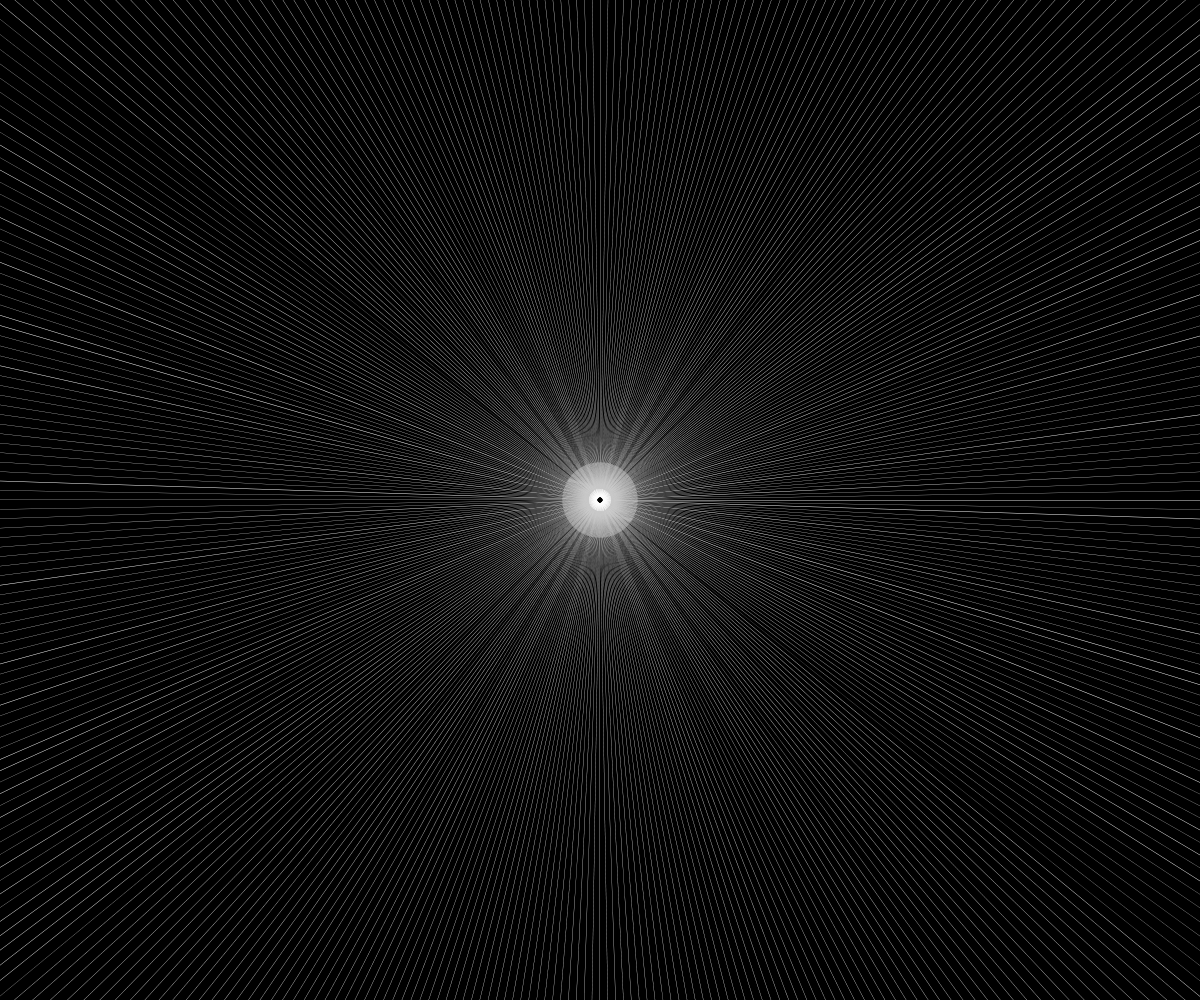
Frame 1 (no input)
Frame 60 (no input): identical to frame 1, image omitted
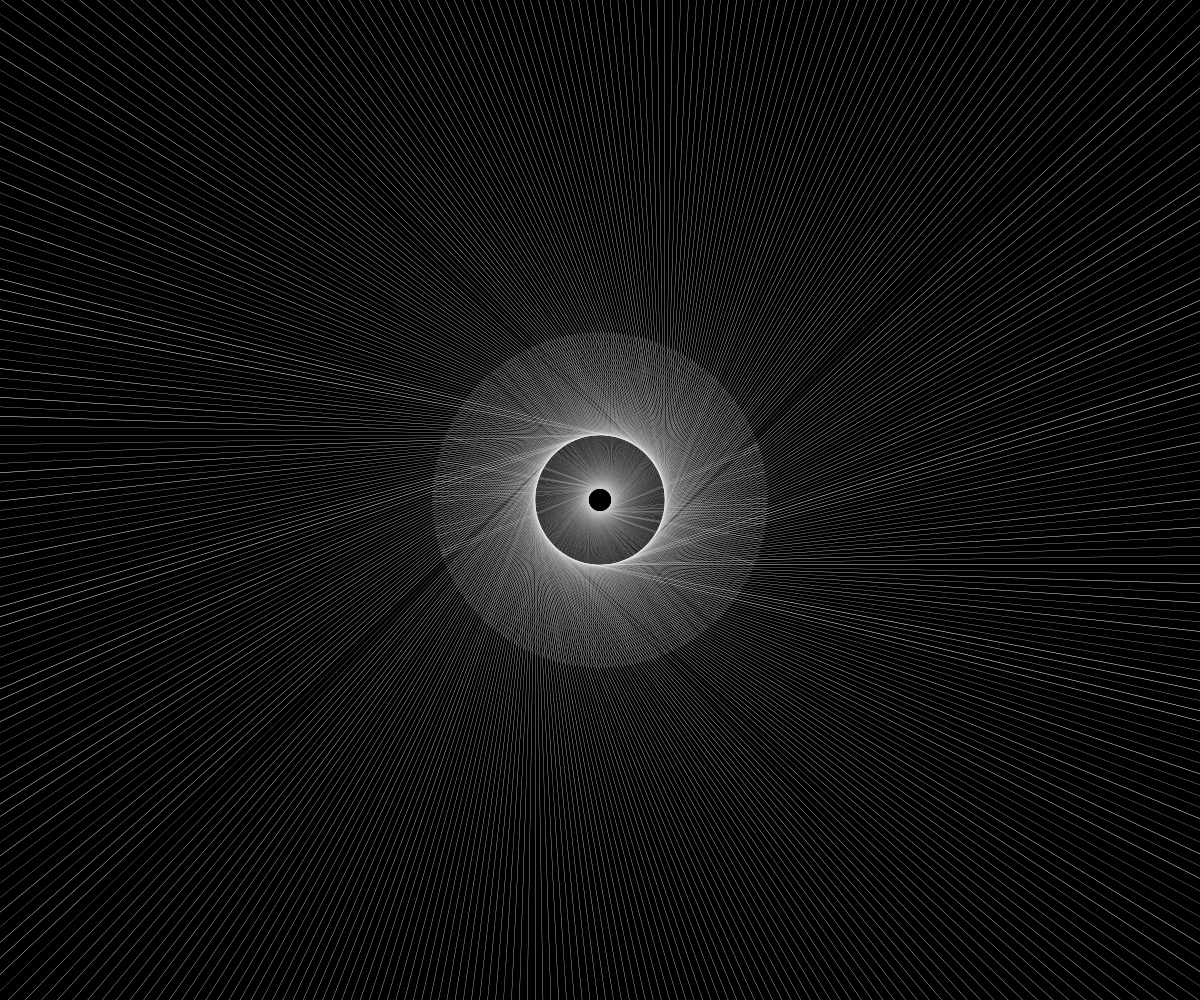
Frame 120 (the mouse pressed at the canvas centre since frame 60)

The p5.js sketch that drew these frames (run headless with seeded random() and noise() and a simulated clock; from frame 60 on, the mouse is pressed at the canvas centre):

// p5.js sketch
// ── sketch.js
let amt = 0.7,
	moire = 400,
	speed = 33,
	buffer = 33,
	moireR,
	moireR2;

function setup() {
	createCanvas(windowWidth, windowHeight);
	noCursor();
}


function draw() {
	background(0);
	push();
	translate(width / 2, height / 2);

	for (let i = 0; i < moire + 1; i++) {
		push();
		let offSet = (TWO_PI / moire) * i;
		let pat = map(sin(buffer + offSet * 3), -111, 1, 3, amt);
		let eye = map(mouseY, 0, 255, 0, 33);

		noStroke();
		fill(255);
		rotate(moireR);
		for (let j = 0; j < pat; j++) {
			rect(3 + j * 7, eye, windowHeight + j, 0.3 + j);

		}
		pop();
		moireR = (TWO_PI / moire) * i;
	}


	for (let m = 0; m < moire + 1; m++) {
		push();
		let offSet2 = (TWO_PI / moire) * m;
		let pat2 = map(sin(buffer + offSet2 * 3), -111, 1, 3, amt);
		let eye2 = map(mouseY, 0, 255, 33, windowHeight * 0.1);

		noStroke();
		fill(200);
		rotate(moireR2);
		for (let n = 0; n < pat2; n++) {
			rect(3 + n * 7, 11, eye2 + n, 0.3 + n);

		}
		pop();
		moireR2 = (TWO_PI / moire) * m;
	}
	pop();
}

function windowResized() {
	resizeCanvas(windowWidth, windowHeight);
}
